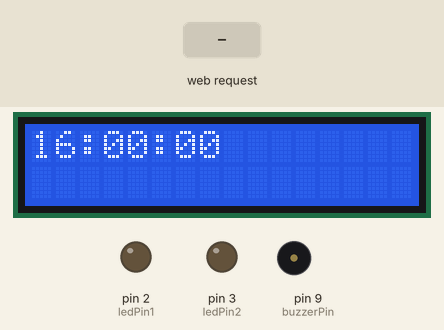
Recording of a sketch running on a simulated Arduino Uno, built with avr-gcc and run on an emulated ATmega328P. Shown: 16×2 character LCD, output pins drawn as LEDs (lit = HIGH), buzzer (waves = sounding). The test bench sets the inputs (shaded band). WiFi joins after 1.5 s; servers stay silent unless stated; the local clock reads 2024-03-15 10:24:30 at power-on unless the sketch sets it.

Above: at 0.1 s.
At 1.2 s:
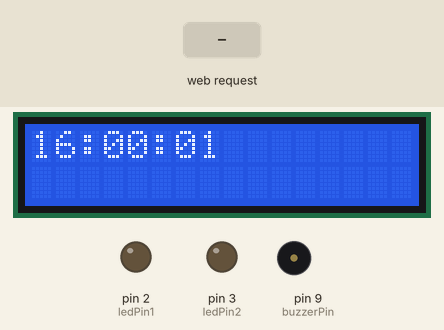
1.3 s: HTTP request GET /odbrojavanje received
At 2.7 s:
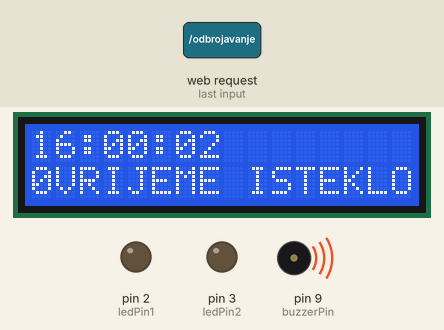
5.4 s: HTTP request GET /budilica received
Timing chart, 0 to 8.4 s (numbered marks = the images above; inputs shaded):
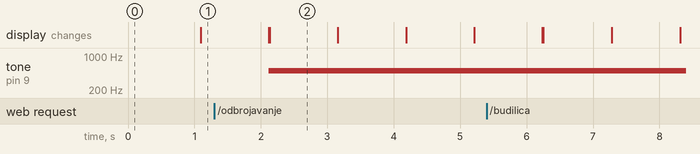

The sketch:

Clock.ino
```cpp
#include <Wire.h>
#include <SPI.h>
#include <Ethernet.h>
#include "DS3231.h"
#include <LiquidCrystal_I2C.h>

const int buzzerPin = 9;
const int ledPin1 = 2;
const int ledPin2 = 3;

int alarm = 0;
int alarmSet = 0;
int i_Hourb;
int i_Minuteb;
int stoperica = 0;
int sekundeStoperica = 0;
int i_Houro = 0;
int i_Minuteo = 0;
int i_Secondo = 0;
int odbrojavanjeSet = 0;
int stopericaNot = 0;


DS3231 rtc(SDA, SCL);
LiquidCrystal_I2C lcd(0x27, 2, 1, 0, 4, 5, 6, 7, 3, POSITIVE);

byte mac[] = {
  0xDE, 0xAD, 0xBE, 0xEF, 0xFE, 0xED
};
IPAddress ip(192, 168, 10, 177);
EthernetServer server(80);

String readString;

void setup()
{
    Serial.begin(9600);


    while (!Serial) { }
    // start the Ethernet connection and the server:
    Ethernet.begin(mac, ip);
    server.begin();
    pinMode(buzzerPin, OUTPUT);
    pinMode(ledPin1, OUTPUT);
    pinMode(ledPin2, OUTPUT);
    rtc.begin();
    rtc.setTime(16, 0, 0);
    lcd.begin(16, 2);


}


void loop()
{

    lcd.clear();
    lcd.print(rtc.getTimeStr());
    lcd.setCursor(0, 1);
    EthernetClient client = server.available();
    if (client)
    {
        boolean currentLineIsBlank = true;
        while (client.connected())
        {
            if (client.available())
            {
                char c = client.read();

                if (readString.length() < 100)
                {
                    //store characters to string
                    readString += c;
                }

                if (c == '\n' && currentLineIsBlank)
                {
                    // send a standard http response header
                    client.println("HTTP/1.1 200 OK");
                    client.println("Content-Type: text/html");
                    client.println("Connection: close");  // the connection will be closed after completion of the response
                    client.println();
                    client.println("<!DOCTYPE HTML>");
                    client.println("<html>");

                    // Form for budilica
                    client.println("<form action='/' method=get>");
                    client.println("Budilica: ");
                    client.println("<input type=time name='budilica' value=''>");
                    client.println("<input type=submit name='submit' value='submit'>");
                    client.println("</form><br>");

                    //Form for start/stop stoperica
                    client.println("Stoperica (start or stop)");
                    client.println("<form action='/' method=get>");
                    client.println("<input type=text name='stoerica' value=''>");
                    client.println("<input type=submit name='submit' value='submit'>");
                    client.println("</form>");
                    client.println(sekundeStoperica);
                    client.println("<br>");

                    // Form for odbrojavanje
                    client.println("<form action='/' method=get>");
                    client.println("Odbrojavanje: ");
                    client.println("<input type=time name='odbrojavanje' value=''>");
                    client.println("<input type=submit name='submit' value='submit'>");
                    client.println("</form>");
                    client.println("</html>");
                    break;
                }
                if (c == '\n')
                {
                    // you're starting a new line
                    currentLineIsBlank = true;
                }
                else if (c != '\r')
                {
                    // you've gotten a character on the current line
                    currentLineIsBlank = false;
                }
            }
        }
        // give the web browser time to receive the data
        delay(1);
        // close the connection:
        client.stop();

        // read input for budilica
        if (readString.indexOf("budilica") > 0)
        {
            String budilica = readString;
            String b_Hour;
            String b_Minute;
            budilica.remove(0, budilica.indexOf("=") + 1);
            budilica.remove(budilica.indexOf("&"));

            //get hour
            b_Hour = budilica;
            b_Hour.remove(b_Hour.indexOf("%"));
            i_Hourb = b_Hour.toInt();

            //get minute
            b_Minute = budilica;
            b_Minute.remove(0, b_Minute.indexOf("A") + 1);
            i_Minuteb = b_Minute.toInt();

            alarmSet = 1;

        }


        // read input for stoperica
        if (readString.indexOf("stoerica") > 0)
        {
            if (readString.indexOf("start") > 0)
            {
                // set a variable to current time
                Serial.println("START stoperica");
                stoperica = 1;
            }
            if (readString.indexOf("stop") > 0)
            {
                // set a variable to current time
                // stop_time - start_time = stoperica time ???
                Serial.println("STOP stoperica");
                stoperica = 0;
                sekundeStoperica = 0;
                stopericaNot = 15;
            }
        }

        // read input for odbrojavanje
        if (readString.indexOf("odbrojavanje") > 0)
        {
            String odbrojavanje = readString;
            String o_Hour;
            String o_Minute;

            odbrojavanje.remove(0, odbrojavanje.indexOf("=") + 1);
            odbrojavanje.remove(odbrojavanje.indexOf("&"));

            //get hour
            o_Hour = odbrojavanje;
            o_Hour.remove(o_Hour.indexOf("%"));
            i_Houro = o_Hour.toInt();

            //get minute
            o_Minute = odbrojavanje;
            o_Minute.remove(0, o_Minute.indexOf("A") + 1);
            i_Minuteo = o_Minute.toInt();

            i_Secondo = i_Houro * 3600 + i_Minuteo * 60;


            odbrojavanjeSet = 1;

        }


        //clearing string for next read
        readString = "";
    }

    if (alarmSet == 1)
    {
        if (rtc.getTime().hour == i_Hourb)
        {
            if (rtc.getTime().min == i_Minuteb)
            {
                digitalWrite(ledPin1, HIGH);
                digitalWrite(ledPin2, HIGH);
                tone(buzzerPin, 500);
                alarm = 1;
                alarmSet = 0;
            }
        }
    }
    if (alarm != 0)
    {
        alarm++;


        if (alarm > 15)
        {
            digitalWrite(ledPin1, LOW);
            digitalWrite(ledPin2, LOW);
            noTone(buzzerPin);
            alarm = 0;

        }
    }
    if (alarm > 0 && alarm < 16)
    {
        lcd.print("BUDILICA");
    }
    if (stoperica == 1)
    {
        sekundeStoperica++;
        lcd.print(sekundeStoperica);
    }

    if (stopericaNot > 0)
    {
        stopericaNot--;
        lcd.print("STOPERICA STOP");
    }

    if (odbrojavanjeSet == 1 && i_Secondo >= 0)
    {
        lcd.print(i_Secondo);

        i_Secondo--;
    }
    if (odbrojavanjeSet == 1 && i_Secondo > -15 && i_Secondo < 0)
    {
        tone(buzzerPin, 500);
        i_Secondo--;
        lcd.print("VRIJEME ISTEKLO");
    }
    if (odbrojavanjeSet == 1 && i_Secondo == -15)
    {
        noTone(buzzerPin);
        odbrojavanjeSet = 0;
        i_Secondo = 0;
    }


    delay(1000);


}
```

Measured:
- after the input at 1.3 s, tone on pin 9 (buzzerPin): silent → 500 Hz after 0.82 s; the display: first differs from a run without the input after 0.83 s (image 2)
- what the display in image 2 shows lasts 1.1 s, from 2.1 s to 3.2 s
